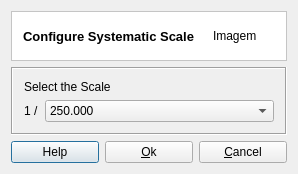
<?xml version="1.0" encoding="UTF-8"?>
<ui version="4.0">
 <class>SystematicScale</class>
 <widget class="QDialog" name="SystematicScale">
  <property name="geometry">
   <rect>
    <x>0</x>
    <y>0</y>
    <width>298</width>
    <height>172</height>
   </rect>
  </property>
  <property name="windowTitle">
   <string>Systematic Scale</string>
  </property>
  <property name="modal">
   <bool>true</bool>
  </property>
  <layout class="QGridLayout" name="gridLayout_2">
   <item row="0" column="0">
    <layout class="QGridLayout" name="gridLayout">
     <item row="0" column="0">
      <widget class="QFrame" name="frame_2">
       <property name="styleSheet">
        <string notr="true">QWidget { background: white }</string>
       </property>
       <property name="frameShape">
        <enum>QFrame::StyledPanel</enum>
       </property>
       <property name="frameShadow">
        <enum>QFrame::Sunken</enum>
       </property>
       <layout class="QGridLayout" name="gridLayout_4" columnstretch="1,0">
        <property name="topMargin">
         <number>0</number>
        </property>
        <property name="bottomMargin">
         <number>0</number>
        </property>
        <property name="horizontalSpacing">
         <number>9</number>
        </property>
        <item row="0" column="0">
         <widget class="QLabel" name="m_datasourceTypeTitleLabel">
          <property name="font">
           <font>
            <pointsize>10</pointsize>
            <weight>75</weight>
            <bold>true</bold>
           </font>
          </property>
          <property name="text">
           <string>Configure Systematic Scale</string>
          </property>
         </widget>
        </item>
        <item row="0" column="1">
         <widget class="QLabel" name="m_imgLabel">
          <property name="minimumSize">
           <size>
            <width>62</width>
            <height>48</height>
           </size>
          </property>
          <property name="maximumSize">
           <size>
            <width>48</width>
            <height>48</height>
           </size>
          </property>
          <property name="text">
           <string>Imagem</string>
          </property>
         </widget>
        </item>
       </layout>
      </widget>
     </item>
     <item row="1" column="0">
      <layout class="QVBoxLayout" name="verticalLayout">
       <item>
        <widget class="QFrame" name="frame3">
         <property name="frameShape">
          <enum>QFrame::Box</enum>
         </property>
         <property name="frameShadow">
          <enum>QFrame::Sunken</enum>
         </property>
         <layout class="QGridLayout">
          <item row="0" column="0">
           <layout class="QVBoxLayout">
            <item>
             <widget class="QLabel" name="txtScale">
              <property name="text">
               <string>Select the Scale</string>
              </property>
              <property name="wordWrap">
               <bool>false</bool>
              </property>
             </widget>
            </item>
            <item>
             <layout class="QHBoxLayout">
              <item>
               <widget class="QLabel" name="textLabel2">
                <property name="maximumSize">
                 <size>
                  <width>15</width>
                  <height>32767</height>
                 </size>
                </property>
                <property name="text">
                 <string>1 / </string>
                </property>
                <property name="wordWrap">
                 <bool>false</bool>
                </property>
               </widget>
              </item>
              <item>
               <widget class="QComboBox" name="cmbScale">
                <item>
                 <property name="text">
                  <string>250.000</string>
                 </property>
                </item>
                <item>
                 <property name="text">
                  <string>100.000</string>
                 </property>
                </item>
                <item>
                 <property name="text">
                  <string>50.000</string>
                 </property>
                </item>
                <item>
                 <property name="text">
                  <string>25.000</string>
                 </property>
                </item>
               </widget>
              </item>
             </layout>
            </item>
           </layout>
          </item>
         </layout>
        </widget>
       </item>
       <item>
        <layout class="QHBoxLayout" name="horizontalLayout">
         <item>
          <widget class="QPushButton" name="m_helpPushButton">
           <property name="text">
            <string>Help</string>
           </property>
          </widget>
         </item>
         <item>
          <widget class="QPushButton" name="btnOK">
           <property name="font">
            <font/>
           </property>
           <property name="text">
            <string>&amp;Ok</string>
           </property>
           <property name="shortcut">
            <string>Alt+O</string>
           </property>
          </widget>
         </item>
         <item>
          <widget class="QPushButton" name="btnCancel">
           <property name="font">
            <font/>
           </property>
           <property name="text">
            <string>&amp;Cancel</string>
           </property>
           <property name="shortcut">
            <string>Alt+C</string>
           </property>
          </widget>
         </item>
        </layout>
       </item>
      </layout>
     </item>
    </layout>
   </item>
  </layout>
 </widget>
 <layoutdefault spacing="6" margin="11"/>
 <pixmapfunction>qPixmapFromMimeSource</pixmapfunction>
 <resources/>
 <connections/>
</ui>
